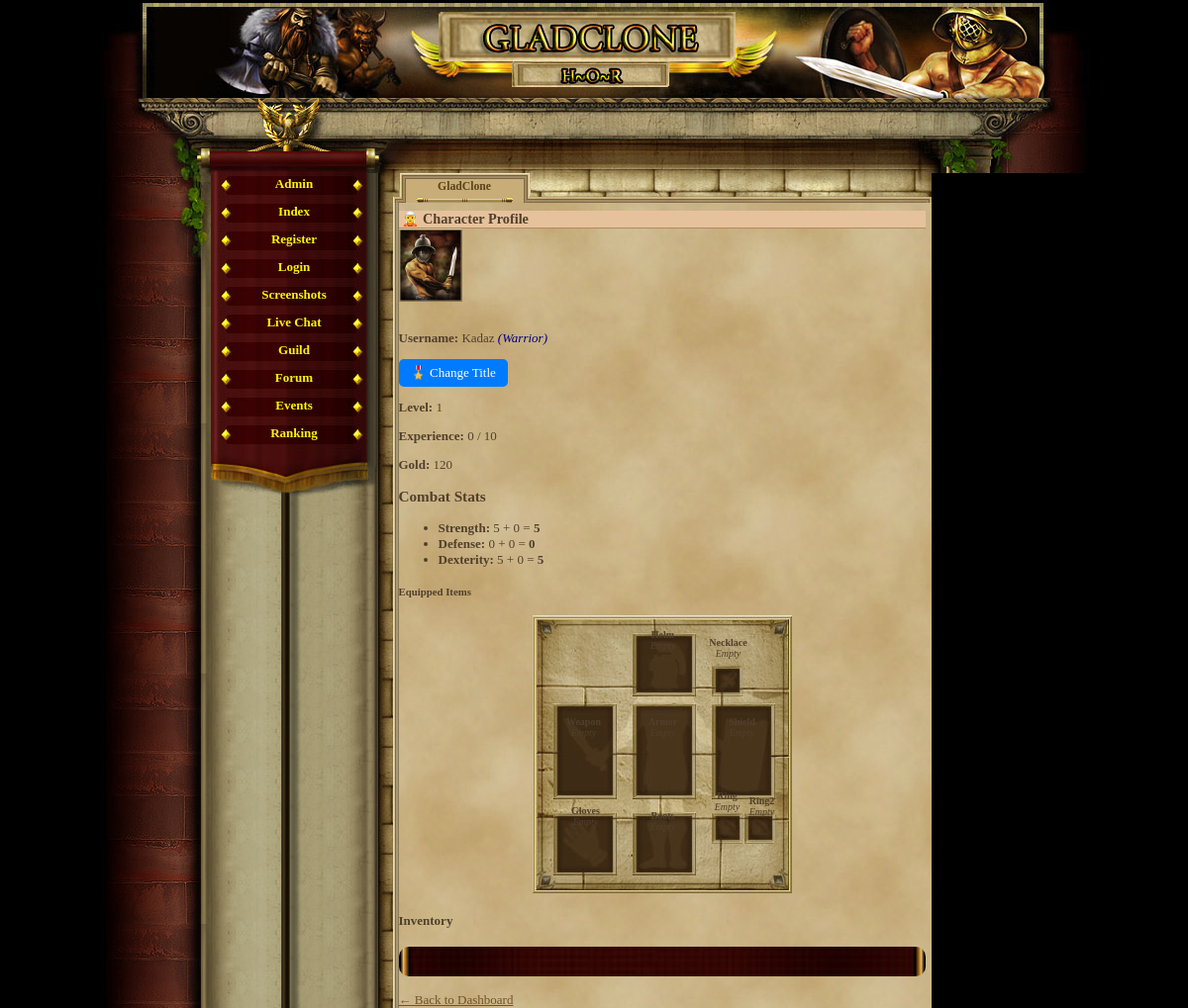
The page /character_profile.php (signed in) on the database as committed earlier.
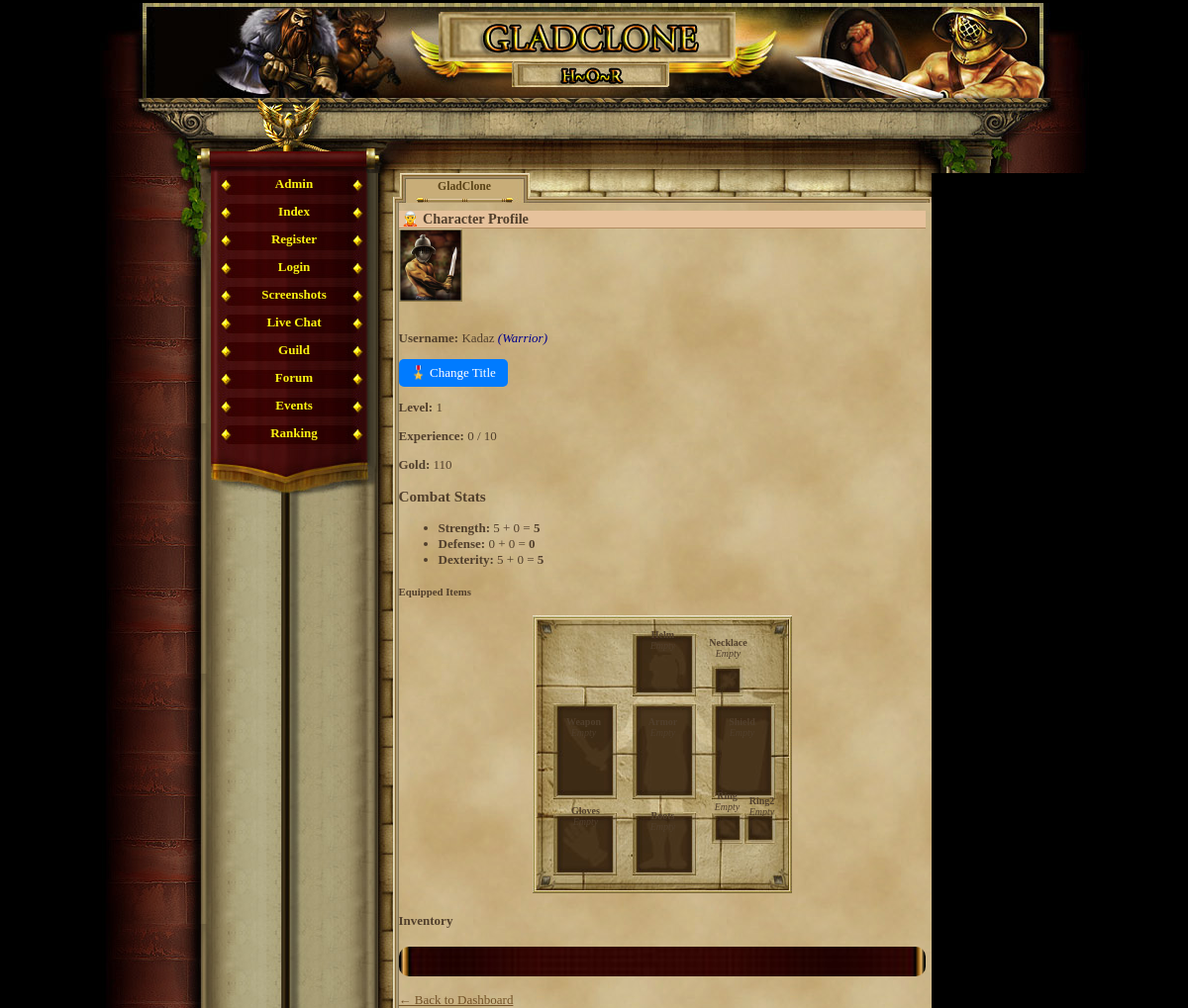
The same page on the database as committed later.
### tables this page shows
CREATE TABLE `gracze` (
  `id` int(11) NOT NULL AUTO_INCREMENT,
  `gracz` int(11) NOT NULL DEFAULT '0',
  `login` varchar(24) NOT NULL,
  `haslo` varchar(40) NOT NULL,
  `email` varchar(40) NOT NULL,
  `plec` tinyint(4) NOT NULL DEFAULT '0',
  `avatar` tinyint(4) NOT NULL DEFAULT '1',
  `pregunta` text NOT NULL,
  `respuesta` text NOT NULL,
  `rank` int(1) NOT NULL DEFAULT '1',
  `nivel` int(1) NOT NULL DEFAULT '1',
  `exp` int(1) NOT NULL DEFAULT '0',
  `exp_max` int(1) NOT NULL DEFAULT '10',
  `honor` int(1) NOT NULL DEFAULT '0',
  `fama` int(1) NOT NULL DEFAULT '0',
  `victorias` int(1) NOT NULL DEFAULT '0',
  `perdidas` int(1) NOT NULL DEFAULT '0',
  `oro_robado` int(1) NOT NULL DEFAULT '0',
  `oro_perdido` int(1) NOT NULL DEFAULT '0',
  `atak` int(5) NOT NULL DEFAULT '0',
  `obrona` int(3) NOT NULL DEFAULT '0',
  `sila` int(1) NOT NULL DEFAULT '5',
  `sila_i` int(1) NOT NULL DEFAULT '0',
  `sila_max` int(1) NOT NULL DEFAULT '10',
  `zrecznosc` int(1) NOT NULL DEFAULT '5',
  `zrecznosc_i` int(1) NOT NULL DEFAULT '0',
  `zrecznosc_max` int(1) NOT NULL DEFAULT '10',
  `wyrzymalosc` int(1) NOT NULL DEFAULT '5',
  `wyrzymalosc_i` int(1) NOT NULL DEFAULT '0',
  `wyrzymalosc_max` int(1) NOT NULL DEFAULT '10',
  `constitucion` int(1) NOT NULL DEFAULT '5',
  `constitucion_i` int(1) NOT NULL DEFAULT '0',
  `constitucion_max` int(1) NOT NULL DEFAULT '10',
  `carisma` int(1) NOT NULL DEFAULT '5',
  `carisma_i` int(1) NOT NULL DEFAULT '0',
  `carisma_max` int(1) NOT NULL DEFAULT '10',
  `inteligencja` int(1) NOT NULL DEFAULT '5',
  `inteligencja_i` int(1) NOT NULL DEFAULT '0',
  `inteligencja_max` int(1) NOT NULL DEFAULT '10',
  `mdchance` int(1) NOT NULL DEFAULT '0',
  `dhchance` int(1) NOT NULL DEFAULT '0',
  `ctchance` int(1) NOT NULL DEFAULT '0',
  `zycie` int(100) NOT NULL DEFAULT '100',
  `zycie_max` int(100) NOT NULL DEFAULT '100',
  `obrazenia_min` int(1) NOT NULL DEFAULT '0',
  `obrazenia_max` int(3) NOT NULL DEFAULT '2',
  `zloto` int(100) NOT NULL DEFAULT '150',
  `zloto_skarbiec` int(11) NOT NULL,
  `punkty` int(11) NOT NULL,
  `pracuje` int(11) NOT NULL,
  `ostatnia_walka_pvp` int(11) NOT NULL,
  `ostatnia_walka_pvc` int(11) NOT NULL,
  `ostatnio_zregenerowano` int(11) NOT NULL,
  `titulo` varchar(24) NOT NULL DEFAULT 'Newbie',
  `arena_level` int(11) NOT NULL,
  `rubies` int(11) NOT NULL DEFAULT '0',
  `centurion_time` int(11) NOT NULL,
  `reportes` int(1) NOT NULL DEFAULT '0',
  `mensajes` int(1) NOT NULL DEFAULT '0',
  `noticias` int(1) NOT NULL DEFAULT '0',
  `bendicion1_type` int(11) NOT NULL,
  `bendicion1_time` int(11) NOT NULL,
  `bendicion2_type` int(11) NOT NULL,
  `bendicion2_time` int(11) NOT NULL,
  `bendicion3_type` int(11) NOT NULL,
  `bendicion3_time` int(11) NOT NULL,
  `bendicion4_type` int(11) NOT NULL,
  `bendicion4_time` int(11) NOT NULL,
  `ostatnia_aktywnosc` int(11) NOT NULL DEFAULT '0',
  `username_locked` tinyint(1) NOT NULL DEFAULT '0',
  `lock_login` tinyint(1) NOT NULL DEFAULT '0',
  `is_admin` tinyint(1) NOT NULL DEFAULT '0',
  `title` varchar(100) DEFAULT NULL,
  `is_banned` tinyint(1) NOT NULL DEFAULT '0',
  PRIMARY KEY (`id`),
  UNIQUE KEY `login` (`login`)
);

### character_profile.php (the view, shortened to what this page needs)
<?php
require_once('var/ustawienia.php');
require_once('gora_strony.php');
require_once('menu_l.php');
$player_id = $_SESSION['id'];
$stmt = $conn->prepare("SELECT login, nivel, exp, exp_max, zloto, sila, obrona, zrecznosc, avatar, title  FROM gracze WHERE id = ?");
$stmt->bind_param("i", $player_id);
$stmt->execute();
$result = $stmt->get_result();
$player = $result->fetch_assoc();
$avatar_img = "avatars/avatar" . intval($player['avatar']) . ".gif";
$sql_bonus = "SELECT
    SUM(items.attack_bonus) AS bonus_sila,
    SUM(items.defense_bonus) AS bonus_obrona,
    SUM(items.dex_bonus) AS bonus_zrecznosc
FROM player_items
JOIN items ON player_items.item_id = items.id
WHERE player_items.player_id = ? AND player_items.equipped = 1";
$stmt_bonus = $conn->prepare($sql_bonus);
$stmt_bonus->bind_param("i", $player_id);
$stmt_bonus->execute();
$result_bonus = $stmt_bonus->get_result();
$bonus = $result_bonus->fetch_assoc();
$bonus_sila = $bonus['bonus_sila'] ?? 0;
$bonus_obrona = $bonus['bonus_obrona'] ?? 0;
$bonus_zrecznosc = $bonus['bonus_zrecznosc'] ?? 0;
$equipped_items = [];
$total_sila = $player['sila'] + $bonus_sila;
$total_obrona = $player['obrona'] + $bonus_obrona;
$total_zrecznosc = $player['zrecznosc'] + $bonus_zrecznosc;
?>
<h2>🧝 Character Profile</h2>
<img src="<?= $avatar_img ?>" width="64" alt="Avatar"><br><br>
<p>
    <strong>Username:</strong> <?= htmlspecialchars($player['login']) ?>
    <?php if (!empty($player['title'])): ?>
        <span style="color: darkblue; font-style: italic;">(<?= htmlspecialchars($player['title']) ?>)</span>
    <?php endif; ?>
</p>
<a href="player_titles.php" style="display:inline-block; background:#007bff; color:white; padding:6px 12px; border-radius:5px; text-decoration:none;">🎖️ Change Title</a>
<p><strong>Level:</strong> <?= $player['nivel'] ?></p>
<p><strong>Experience:</strong> <?= $player['exp'] ?> / <?= $player['exp_max'] ?></p>
<p><strong>Gold:</strong> <?= $player['zloto'] ?></p>
<h3>Combat Stats</h3>
<ul>
    <li><strong>Strength:</strong> <?= $player['sila'] ?> + <?= $bonus_sila ?> = <strong><?= $total_sila ?></strong></li>
    <li><strong>Defense:</strong> <?= $player['obrona'] ?> + <?= $bonus_obrona ?> = <strong><?= $total_obrona ?></strong></li>
    <li><strong>Dexterity:</strong> <?= $player['zrecznosc'] ?> + <?= $bonus_zrecznosc ?> = <strong><?= $total_zrecznosc ?></strong></li>
</ul>
<h5>Equipped Items</h5>
<div class="character-wrapper">
<?php
$slot_positions = [
    'helm' => ['top' => 12, 'left' => 100],
    'necklace' => ['top' => 20, 'left' => 166],
    'weapon' => ['top' => 100, 'left' => 20],
    'armor' => ['top' => 100, 'left' => 100],
    'shield' => ['top' => 100, 'left' => 180],
    'gloves' => ['top' => 190, 'left' => 22],
    'boots' => ['top' => 195, 'left' => 100],
    'ring' => ['top' => 175, 'left' => 165],
    'ring2' => ['top' => 180, 'left' => 200],
];
foreach ($slot_positions as $slot => $pos):
    $item = $equipped_items[$slot] ?? null;
?>
    <div class="slot-box" style="top: <?= $pos['top'] ?>px; left: <?= $pos['left'] ?>px;">
        <strong><?= ucfirst($slot) ?></strong><br>
        <?php if ($item): ?>
            <img src="items/MORE/<?= htmlspecialchars($item['image']) ?>" alt="<?= htmlspecialchars($item['name']) ?>" ondblclick="submitUnequip(<?= $item['player_item_id'] ?>)"><br>
            <?= htmlspecialchars($item['name']) ?>
            <form id="unequipForm<?= $item['player_item_id'] ?>" method="GET" action="unequip_item.php" style="display:none;">
                <input type="hidden" name="id" value="<?= htmlspecialchars($item['player_item_id']) ?>">
            </form>
        <?php else: ?>
            <em>Empty</em>
        <?php endif; ?>
    </div>
<?php endforeach; ?>
</div>
<h4>Inventory</h4>
<div style="background: url('images/menu_bg.jpg') no-repeat center center; background-size: cover; padding: 15px; border-radius: 10px; display: flex; flex-wrap: wrap; gap: 10px;">
</div>
<br><a href="index.php">← Back to Dashboard</a>

Rows that differ between the two databases and show on the page:
changed gracze "Kadaz": zloto "120" → "110"
